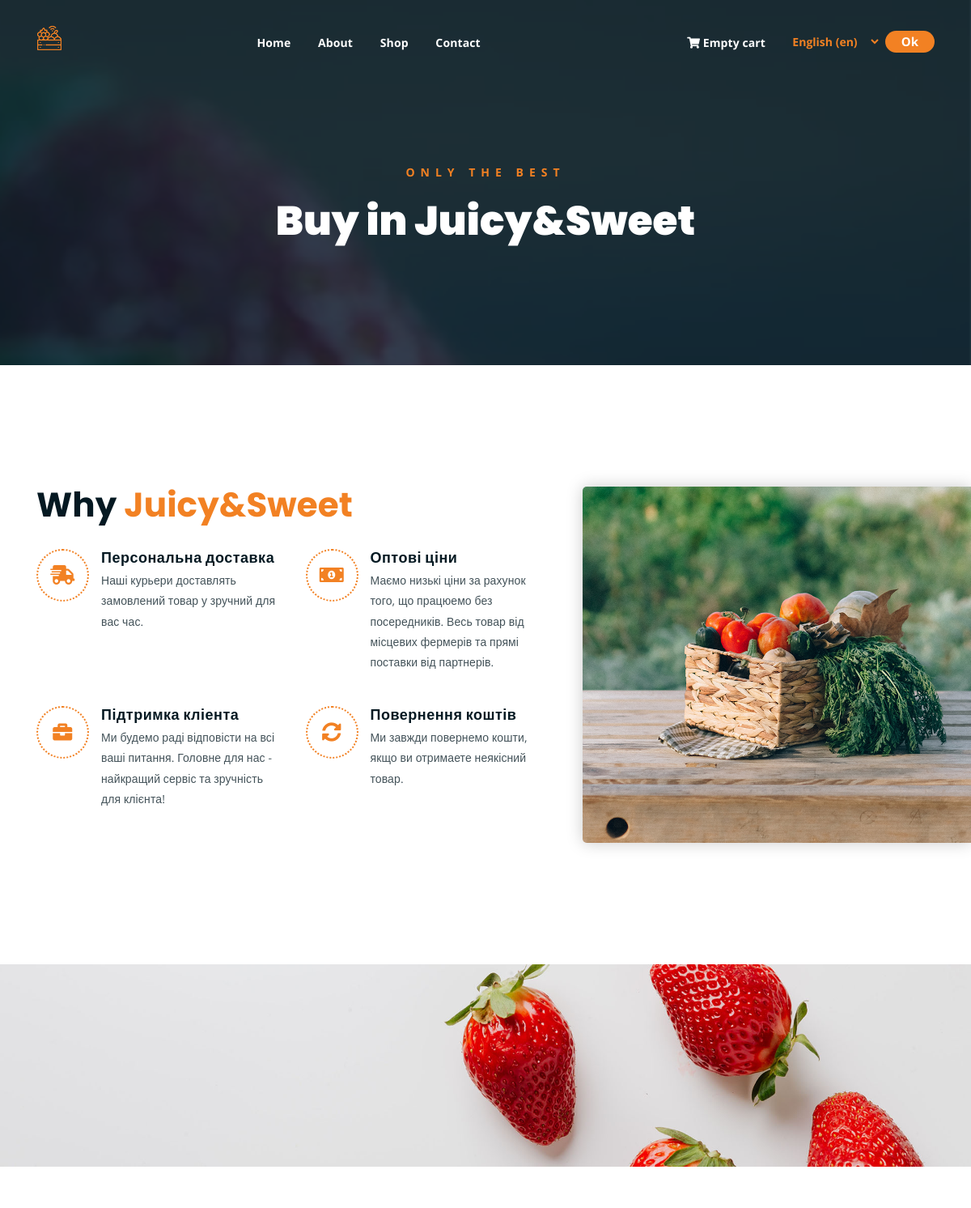
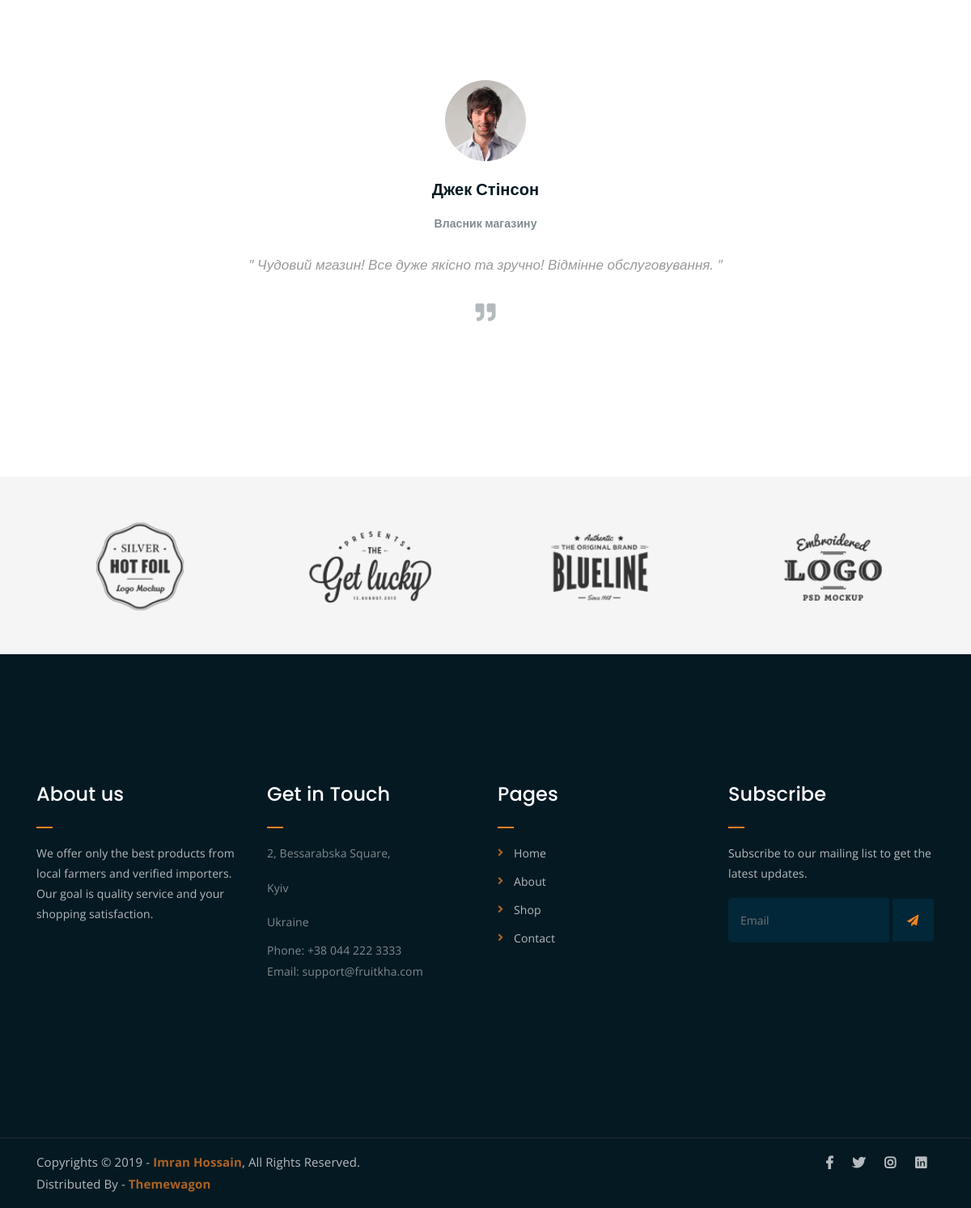
/about, run on the app's committed database (2 pictures, top to bottom).
### main/models.py (models this page shows, shortened)
class Info(models.Model):
    def get_file_name(self, filename: str) -> str:
        ext_file = filename.strip().split('.')[-1]
        new_filename = f'{uuid.uuid4()}.{ext_file}'
        return os.path.join('main', new_filename)
    brand_name = models.CharField(max_length=50, db_index=True)
    brand_logo = models.ImageField(upload_to=get_file_name)
    main_title_line_1 = models.CharField(max_length=200, db_index=True)
    main_title_line_2 = models.CharField(max_length=200, db_index=True)
    about_title_line_1 = models.CharField(max_length=200, db_index=True)
    about_title_line_2 = models.CharField(max_length=200, db_index=True)
    contact_title_line_1 = models.CharField(max_length=200, db_index=True)
    contact_title_line_2 = models.CharField(max_length=200, db_index=True)
    shop_title_line_1 = models.CharField(max_length=200, db_index=True)
    shop_title_line_2 = models.CharField(max_length=200, db_index=True)
    our_team_title = models.TextField(max_length=200)
    related_prod_title = models.TextField(max_length=200)
    class Meta:
        verbose_name_plural = 'Main information'

class About(models.Model):
    def get_file_name(self, filename: str) -> str:
        ext_file = filename.strip().split('.')[-1]
        new_filename = f'{uuid.uuid4()}.{ext_file}'
        return os.path.join('about', new_filename)
    title_line_1 = models.CharField(max_length=50, blank=True, db_index=True)
    title_line_2 = models.CharField(max_length=50, blank=True, db_index=True)
    paragraph_1 = models.TextField(max_length=500, blank=True, db_index=True)
    paragraph_2 = models.TextField(max_length=500, blank=True, db_index=True)
    video_link = models.CharField(max_length=100)
    photo = models.ImageField(upload_to=get_file_name)
    class Meta:
        verbose_name_plural = 'About section'

class WhyUs(models.Model):
    def get_file_name(self, filename: str) -> str:
        ext_file = filename.strip().split('.')[-1]
        new_filename = f'{uuid.uuid4()}.{ext_file}'
        return os.path.join('whyus', new_filename)
    delivery_title = models.CharField(max_length=50)
    delivery_text = models.TextField(max_length=200)
    price_title = models.CharField(max_length=50)
    price_text = models.TextField(max_length=200)
    service_title = models.CharField(max_length=50)
    service_text = models.TextField(max_length=200)
    refund_title = models.CharField(max_length=50)
    refund_text = models.TextField(max_length=200)
    photo = models.ImageField(upload_to=get_file_name)
    class Meta:
        verbose_name_plural = 'WhyUs'

class Testimonials(models.Model):
    def get_file_name(self, filename: str) -> str:
        ext_file = filename.strip().split('.')[-1]
        new_filename = f'{uuid.uuid4()}.{ext_file}'
        return os.path.join('testimonials', new_filename)
    name = models.CharField(max_length=100, unique=True)
    profession = models.CharField(max_length=50)
    review = models.TextField(max_length=300)
    position = models.SmallIntegerField()
    photo = models.ImageField(upload_to=get_file_name)
    is_visible = models.BooleanField(default=True)
    class Meta:
        ordering = ('position',)
        verbose_name_plural = 'Testimonials'

class Partners(models.Model):
    def get_file_name(self, filename: str) -> str:
        ext_file = filename.strip().split('.')[-1]
        new_filename = f'{uuid.uuid4()}.{ext_file}'
        return os.path.join('partners_logos', new_filename)
    name = models.CharField(max_length=50)
    photo = models.ImageField(upload_to=get_file_name, )
    is_visible = models.BooleanField(default=True)
    class Meta:
        verbose_name_plural = 'Partners logos'

class Contacts(models.Model):
    text = RichTextField(max_length=500)
    address = RichTextField(max_length=500)
    open_hours = RichTextField(max_length=1000)
    contact = RichTextField(max_length=500)
    about_short = models.TextField(max_length=300)
    subscribe_text = models.TextField(max_length=200)
    facebook = models.CharField(max_length=200)
    instagram = models.CharField(max_length=200)
    linkedin = models.CharField(max_length=200)
    class Meta:
        verbose_name_plural = 'Contacts'

### main/views.py (the view)
# urls.py: path('about', views.about, name='about'),
def about(request):
    info = Info.objects.first()
    partners = Partners.objects.filter(is_visible=True)
    contacts = Contacts.objects.first()
    testimonials = Testimonials.objects.filter(is_visible=True)
    about = About.objects.first()
    banner = Banner.objects.filter(is_visible=True)
    whyus = WhyUs.objects.first()
    data = {
        'info': info,
        'partners': partners,
        'contacts': contacts,
        'testimonials': testimonials,
        'about': about,
        'banner': banner,
        'whyus': whyus
            }
    return render(request, 'main/about.html', context=data)

### cart/cart.py (called while the page is built)
    def __len__(self):
        return sum(item['quantity'] for item in self.cart.values())

### cart/context_processors.py (called while the page is built)
def cart(request):
    return {'cart': Cart(request)}

### main/templates/main/about.html (shortened to what this page needs)
{% extends 'index.html' %}
{% load i18n %}
{% block content %}
	<div class="breadcrumb-section breadcrumb-bg">
		<div class="container">
			<div class="row">
				<div class="col-lg-8 offset-lg-2 text-center">
					<div class="breadcrumb-text">
						<p>{{ about.title_line_1 }}</p>
						<h1>{{ about.title_line_2 }}</h1>
					</div>
				</div>
			</div>
		</div>
	</div>
	<div class="feature-bg">
		<div class="container">
			<div class="row">
				<div class="col-lg-7">
					<div class="featured-text">
						<h2 class="pb-3">{% trans "Why" %} <span class="orange-text">{{ info.brand_name }}</span></h2>
						<div class="row">
							<div class="col-lg-6 col-md-6 mb-4 mb-md-5">
								<div class="list-box d-flex">
									<div class="list-icon">
										<i class="fas fa-shipping-fast"></i>
									</div>
									<div class="content">
										<h3>{{ whyus.delivery_title }}</h3>
										<p>{{ whyus.delivery_text }}</p>
									</div>
								</div>
							</div>
							<div class="col-lg-6 col-md-6 mb-5 mb-md-5">
								<div class="list-box d-flex">
									<div class="list-icon">
										<i class="fas fa-money-bill-alt"></i>
									</div>
									<div class="content">
										<h3>{{ whyus.price_title }}</h3>
										<p>{{ whyus.price_text }}</p>
									</div>
								</div>
							</div>
							<div class="col-lg-6 col-md-6 mb-5 mb-md-5">
								<div class="list-box d-flex">
									<div class="list-icon">
										<i class="fas fa-briefcase"></i>
									</div>
									<div class="content">
										<h3>{{ whyus.service_title }}</h3>
										<p>{{ whyus.service_text }}</p>
									</div>
								</div>
							</div>
							<div class="col-lg-6 col-md-6">
								<div class="list-box d-flex">
									<div class="list-icon">
										<i class="fas fa-sync-alt"></i>
									</div>
									<div class="content">
										<h3>{{ whyus.refund_title }}</h3>
										<p>{{ whyus.refund_text }}</p>
									</div>
								</div>
							</div>
						</div>
					</div>
				</div>
			</div>
		</div>
	</div>
	<section class="shop-banner">
        <div class="container">
        </div>
    </section>
    <div class="testimonail-section mt-150 mb-150">
        <div class="container">
            <div class="row">
                <div class="col-lg-10 offset-lg-1 text-center">
                    <div class="testimonial-sliders">
                        {% for testimonial in testimonials %}
                        <div class="single-testimonial-slider">
                            <div class="client-avater">
                                <img src={{ testimonial.photo.url }} alt="Photo">
                            </div>
                            <div class="client-meta">
                                <h3>{{ testimonial.name }} <span>{{ testimonial.profession }}</span></h3>
                                <p class="testimonial-body">
                                    " {{ testimonial.review }} "
                                </p>
                                <div class="last-icon">
                                    <i class="fas fa-quote-right"></i>
                                </div>
                            </div>
                        </div>
                        {% endfor %}
                    </div>
                </div>
            </div>
        </div>
    </div>
{% endblock %}

### templates/index.html (shortened to what this page needs)
{% load static %}
{% load i18n %}
<!DOCTYPE html>
<html lang="en">
<head>
	<link rel="stylesheet" href={% static "assets/css/all.min.css" %}>
	<link rel="stylesheet" href={% static "assets/bootstrap/css/bootstrap.min.css" %}>
	<link rel="stylesheet" href={% static "assets/css/owl.carousel.css" %}>
	<link rel="stylesheet" href={% static "assets/css/magnific-popup.css" %}>
	<link rel="stylesheet" href={% static "assets/css/animate.css" %}>
	<link rel="stylesheet" href={% static "assets/css/meanmenu.min.css" %}>
	<link rel="stylesheet" href={% static "assets/css/main.css" %}>
	<link rel="stylesheet" href={% static "assets/css/responsive.css" %}>
</head>
<body>
	<div class="top-header-area" id="sticker">
		<div class="container">
			<div class="row">
				<div class="col-lg-12 col-sm-12 text-center">
					<div class="main-menu-wrap">
						<div class="site-logo">
							<a href="/">
								<img src={{ info.brand_logo.url }} alt="logo">
							</a>
						</div>
						<nav class="main-menu">
							<ul>
								<li><a href="/">{% trans 'Home' %}</a></li>
								<li><a href="/about">{% trans 'About' %}</a></li>
								<li><a href="/shop">{% trans 'Shop' %}</a></li>
								<li><a href="/contact">{% trans 'Contact' %}</a></li>
								<li>
									<div class="header-icons">
										<a class="shopping-cart" href="/cart"><i class="fas fa-shopping-cart"></i>
                                            {% with total_items=cart|length %}
                                            {% if cart|length > 0 %}
                                            {% trans "In cart:" %} {% trans "products for" %} {{ cart.get_total_price }} USD
                                            {% else %}
                                            {% trans "Empty cart" %}
                                            {% endif %}
                                            {% endwith %}
                                        </a>
                                        <form action="{% url 'set_language' %}" method="post">
                                            <select name="language">
                                                {% get_current_language as LANGUAGE_CODE %}
                                                {% get_available_languages as LANGUAGES %}
                                                {% get_language_info_list for LANGUAGES as languages %}
                                                {% for language in languages %}
                                                    <option value="{{ language.code }}"{% if language.code == LANGUAGE_CODE %}
                                                        selected{% endif %}>
                                                    {{ language.name_local }} ({{ language.code }})
                                                    </option>
                                                {% endfor %}
                                            </select>
                                            <input class="trans-btn" type="submit" value="{% trans 'Ok' %}">
                                        </form>
                                    </div>
								</li>
							</ul>
						</nav>
					</div>
				</div>
			</div>
		</div>
	</div>
    {% block content %}
    {% endblock %}
	<div class="logo-carousel-section">
		<div class="container">
			<div class="row">
				<div class="col-lg-12">
					<div class="logo-carousel-inner">
                        {% for logo in partners %}
						<div class="single-logo-item">
							<img src={{ logo.photo.url }} alt="logo">
						</div>
                        {% endfor %}
					</div>
				</div>
			</div>
		</div>
	</div>
	<div class="footer-area">
		<div class="container">
			<div class="row">
				<div class="col-lg-3 col-md-6">
					<div class="footer-box about-widget">
						<h2 class="widget-title">{% trans "About us" %}</h2>
						<p>{{ contacts.about_short }}</p>
					</div>
				</div>
				<div class="col-lg-3 col-md-6">
					<div class="footer-box get-in-touch">
						<h2 class="widget-title">{% trans "Get in Touch" %}</h2>
						<ul>
							<li>{{ contacts.address|safe }}</li>
							<li>{{ contacts.contact|safe }}</li>
						</ul>
					</div>
				</div>
				<div class="col-lg-3 col-md-6">
					<div class="footer-box pages">
						<h2 class="widget-title">{% trans "Pages" %}</h2>
						<ul>
							<li><a href="/">{% trans "Home" %}</a></li>
							<li><a href="/about">{% trans "About" %}</a></li>
							<li><a href="/shop">{% trans "Shop" %}</a></li>
							<li><a href="/contact">{% trans "Contact" %}</a></li>
						</ul>
					</div>
				</div>
				<div class="col-lg-3 col-md-6">
					<div class="footer-box subscribe">
						<h2 class="widget-title">{% trans "Subscribe" %}</h2>
						<p>{{ contacts.subscribe_text }}</p>
						<form action="index.html">
							<input type="email" placeholder="Email">
							<button type="submit"><i class="fas fa-paper-plane"></i></button>
						</form>
					</div>
				</div>
			</div>
		</div>
	</div>
	<div class="copyright">
		<div class="container">
			<div class="row">
				<div class="col-lg-6 col-md-12">
					<p>Copyrights &copy; 2019 - <a href="https://imransdesign.com/">Imran Hossain</a>,  All Rights Reserved.<br>
						Distributed By - <a href="https://themewagon.com/">Themewagon</a>
					</p>
				</div>
				<div class="col-lg-6 text-right col-md-12">
					<div class="social-icons">
						<ul>
							<li><a href="https://www.facebook.com/" target="_blank"><i class="fab fa-facebook-f"></i></a></li>
							<li><a href="https://twitter.com/" target="_blank"><i class="fab fa-twitter"></i></a></li>
							<li><a href="https://www.instagram.com/" target="_blank"><i class="fab fa-instagram"></i></a></li>
							<li><a href="https://www.linkedin.com/login/ru" target="_blank"><i class="fab fa-linkedin"></i></a></li>
						</ul>
					</div>
				</div>
			</div>
		</div>
	</div>
</body>
</html>

### data on the page
Info: brand_logo (picture), brand_name "Juicy&Sweet"
About: title_line_1 "ONLY THE BEST", title_line_2 "Buy in Juicy&Sweet"
WhyUs: delivery_title "Персональна доставка", delivery_text "Наші курьери доставлять замовлений товар у зручний для вас час.", price_title "Оптові ціни", price_text "Маємо низькі ціни за рахунок того, що працюемо без посередників. Весь товар від місцевих фермерів та прямі поставки від партнерів.", service_title "Підтримка кліента", service_text "Ми будемо раді відповісти на всі ваші питання. Головне для нас - найкращий сервіс та зручність для клієнта!", refund_title "Повернення коштів", refund_text "Ми завжди повернемо кошти, якщо ви отримаете неякісний товар."
Testimonials: photo (picture), name "Джек Стінсон", profession "Власник магазину", review "Чудовий мгазин! Все дуже якісно та зручно! Відмінне обслуговування."
Partners: photo (picture)
Partners: photo (picture)
Partners: photo (picture)
Partners: photo (picture)
Contacts: about_short "We offer only the best products from local farmers and verified importers. Our goal is quality service and your shopping satisfaction.", address "2, Bessarabska Square, Kyiv Ukraine", contact "Phone: +38 044 222 3333 Email: support@fruitkha.com", subscribe_text "Subscribe to our mailing list to get the latest updates."

### other printed values
form field language "English (en)"
